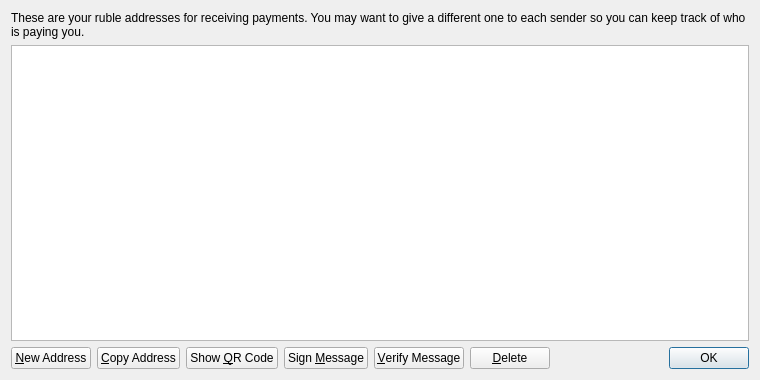
<?xml version="1.0" encoding="UTF-8"?>
<ui version="4.0">
 <class>AddressBookPage</class>
 <widget class="QWidget" name="AddressBookPage">
  <property name="geometry">
   <rect>
    <x>0</x>
    <y>0</y>
    <width>760</width>
    <height>380</height>
   </rect>
  </property>
  <property name="windowTitle">
   <string>Address Book</string>
  </property>
  <layout class="QVBoxLayout" name="verticalLayout">
   <item>
    <widget class="QLabel" name="labelExplanation">
     <property name="text">
      <string>These are your ruble addresses for receiving payments. You may want to give a different one to each sender so you can keep track of who is paying you.</string>
     </property>
     <property name="textFormat">
      <enum>Qt::PlainText</enum>
     </property>
     <property name="wordWrap">
      <bool>true</bool>
     </property>
    </widget>
   </item>
   <item>
    <widget class="QTableView" name="tableView">
     <property name="contextMenuPolicy">
      <enum>Qt::CustomContextMenu</enum>
     </property>
     <property name="toolTip">
      <string>Double-click to edit address or label</string>
     </property>
     <property name="tabKeyNavigation">
      <bool>false</bool>
     </property>
     <property name="alternatingRowColors">
      <bool>true</bool>
     </property>
     <property name="selectionMode">
      <enum>QAbstractItemView::SingleSelection</enum>
     </property>
     <property name="selectionBehavior">
      <enum>QAbstractItemView::SelectRows</enum>
     </property>
     <property name="sortingEnabled">
      <bool>true</bool>
     </property>
     <attribute name="verticalHeaderVisible">
      <bool>false</bool>
     </attribute>
    </widget>
   </item>
   <item>
    <layout class="QHBoxLayout" name="horizontalLayout">
     <item>
      <widget class="QPushButton" name="newAddressButton">
       <property name="toolTip">
        <string>Create a new address</string>
       </property>
       <property name="text">
        <string>&amp;New Address</string>
       </property>
       <property name="icon">
        <iconset resource="../bitcoin.qrc">
         <normaloff>:/icons/add</normaloff>:/icons/add</iconset>
       </property>
      </widget>
     </item>
     <item>
      <widget class="QPushButton" name="copyToClipboard">
       <property name="toolTip">
        <string>Copy the currently selected address to the system clipboard</string>
       </property>
       <property name="text">
        <string>&amp;Copy Address</string>
       </property>
       <property name="icon">
        <iconset resource="../bitcoin.qrc">
         <normaloff>:/icons/editcopy</normaloff>:/icons/editcopy</iconset>
       </property>
      </widget>
     </item>
     <item>
      <widget class="QPushButton" name="showQRCode">
       <property name="text">
        <string>Show &amp;QR Code</string>
       </property>
       <property name="icon">
        <iconset resource="../bitcoin.qrc">
         <normaloff>:/icons/qrcode</normaloff>:/icons/qrcode</iconset>
       </property>
      </widget>
     </item>
     <item>
      <widget class="QPushButton" name="signMessage">
       <property name="toolTip">
        <string>Sign a message to prove you own a ruble address</string>
       </property>
       <property name="text">
        <string>Sign &amp;Message</string>
       </property>
       <property name="icon">
        <iconset resource="../bitcoin.qrc">
         <normaloff>:/icons/edit</normaloff>:/icons/edit</iconset>
       </property>
      </widget>
     </item>
     <item>
      <widget class="QPushButton" name="verifyMessage">
       <property name="toolTip">
        <string>Verify a message to ensure it was signed with a specified ruble address</string>
       </property>
       <property name="text">
        <string>&amp;Verify Message</string>
       </property>
       <property name="icon">
        <iconset resource="../bitcoin.qrc">
         <normaloff>:/icons/transaction_0</normaloff>:/icons/transaction_0</iconset>
       </property>
      </widget>
     </item>
     <item>
      <widget class="QPushButton" name="deleteButton">
       <property name="toolTip">
        <string>Delete the currently selected address from the list</string>
       </property>
       <property name="text">
        <string>&amp;Delete</string>
       </property>
       <property name="icon">
        <iconset resource="../bitcoin.qrc">
         <normaloff>:/icons/remove</normaloff>:/icons/remove</iconset>
       </property>
      </widget>
     </item>
     <item>
      <spacer name="horizontalSpacer">
       <property name="orientation">
        <enum>Qt::Horizontal</enum>
       </property>
       <property name="sizeHint" stdset="0">
        <size>
         <width>40</width>
         <height>20</height>
        </size>
       </property>
      </spacer>
     </item>
     <item>
      <widget class="QDialogButtonBox" name="buttonBox">
       <property name="sizePolicy">
        <sizepolicy hsizetype="Maximum" vsizetype="Fixed">
         <horstretch>0</horstretch>
         <verstretch>0</verstretch>
        </sizepolicy>
       </property>
       <property name="standardButtons">
        <set>QDialogButtonBox::Ok</set>
       </property>
      </widget>
     </item>
    </layout>
   </item>
  </layout>
 </widget>
 <resources>
  <include location="../bitcoin.qrc"/>
 </resources>
 <connections/>
</ui>
